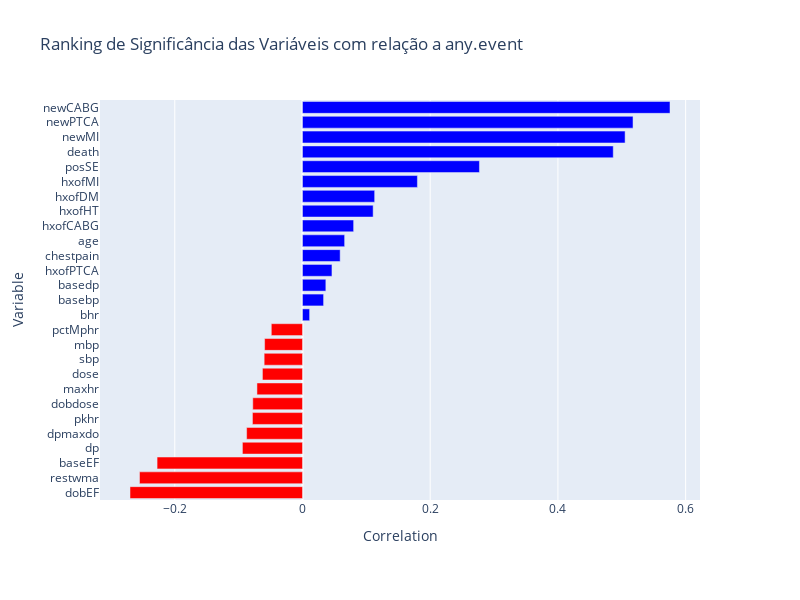

The notebook cell saved with this chart:
### Code cell
correlations = data[numeric_cols].corr()['any.event'].drop('any.event').sort_values()

# Criar um DataFrame para facilitar o plot
correlation_df = correlations.reset_index()
correlation_df.columns = ['Variable', 'Correlation']

# Definir as cores com base nas correlações
correlation_df['Color'] = correlation_df['Correlation'].apply(lambda x: 'blue' if x > 0 else 'red')

# Criar e plotar o gráfico de ranking de significância
fig = px.bar(correlation_df, x='Correlation', y='Variable', orientation='h', color='Color',
             color_discrete_map={'blue': 'blue', 'red': 'red'},
             title='Ranking de Significância das Variáveis com relação a any.event')

fig.update_layout(
    autosize=False,
    width=800,
    height=600,
    margin=dict(l=100, r=100, t=100, b=100),
    showlegend=False
)

fig.show()

### Figure 1 — Plotly figure (JSON) as saved in the notebook; plotly's stock layout.template omitted (floating-point values rounded to 4 significant figures)
{"data": [{"alignmentgroup": "True", "hovertemplate": "Color=red<br>Correlation=%{x}<br>Variable=%{y}<extra></extra>", "legendgroup": "red", "marker": {"color": "red", "pattern": {"shape": ""}}, "name": "red", "offsetgroup": "red", "orientation": "h", "showlegend": true, "textposition": "auto", "type": "bar", "x": [-0.2701, -0.2552, -0.2277, -0.09406, -0.08748, -0.07836, -0.07785, -0.0713, -0.06272, -0.06002, -0.05933, -0.04883], "xaxis": "x", "y": ["dobEF", "restwma", "baseEF", "dp", "dpmaxdo", "pkhr", "dobdose", "maxhr", "dose", "sbp", "mbp", "pctMphr"], "yaxis": "y"}, {"alignmentgroup": "True", "hovertemplate": "Color=blue<br>Correlation=%{x}<br>Variable=%{y}<extra></extra>", "legendgroup": "blue", "marker": {"color": "blue", "pattern": {"shape": ""}}, "name": "blue", "offsetgroup": "blue", "orientation": "h", "showlegend": true, "textposition": "auto", "type": "bar", "x": [0.01117, 0.03305, 0.03659, 0.04616, 0.059, 0.06602, 0.0801, 0.1107, 0.113, 0.18, 0.2771, 0.4867, 0.5052, 0.5176, 0.5755], "xaxis": "x", "y": ["bhr", "basebp", "basedp", "hxofPTCA", "chestpain", "age", "hxofCABG", "hxofHT", "hxofDM", "hxofMI", "posSE", "death", "newMI", "newPTCA", "newCABG"], "yaxis": "y"}], "layout": {"autosize": false, "barmode": "relative", "height": 600, "legend": {"title": {"text": "Color"}, "tracegroupgap": 0}, "margin": {"b": 100, "l": 100, "r": 100, "t": 100}, "showlegend": false, "title": {"text": "Ranking de Significância das Variáveis com relação a any.event"}, "width": 800, "xaxis": {"anchor": "y", "domain": [0, 1], "title": {"text": "Correlation"}}, "yaxis": {"anchor": "x", "domain": [0, 1], "title": {"text": "Variable"}}}}
